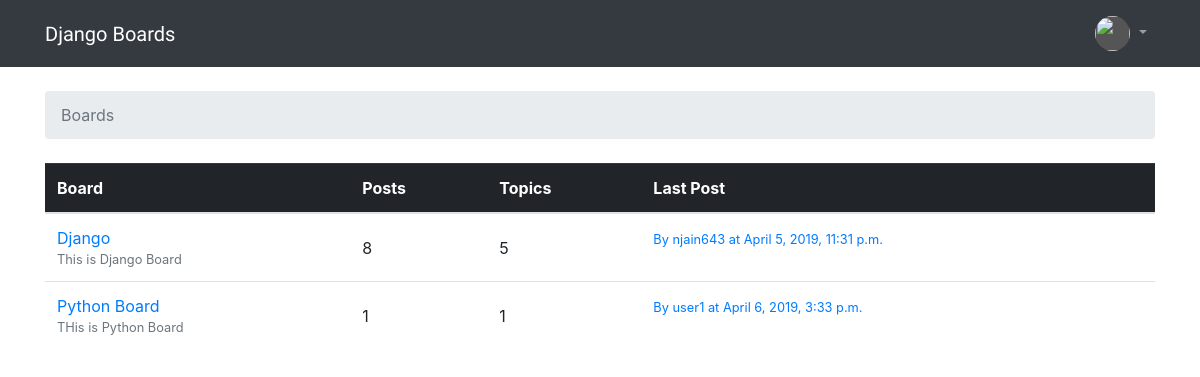
The page / (signed in) on the database its author committed.
### Board_app/models.py (models this page shows, shortened)
class Board(models.Model):
    name = models.CharField(max_length=30, unique=True)
    description = models.CharField(max_length=100)
    def get_post_count(self):
       return Post.objects.filter(topic__board=self).count()
    def get_last_post(self):
       return Post.objects.filter(topic__board=self).order_by('created_by').first()

class Post(models.Model):
   message = models.TextField(max_length=4000)
   topic = models.ForeignKey(Topic, on_delete=models.CASCADE, related_name='posts')
   created_at = models.DateTimeField(auto_now_add=True)
   updated_at = models.DateTimeField(null=True)
   created_by = models.ForeignKey(User, on_delete=models.CASCADE, related_name='posts')
   updated_by = models.ForeignKey(User, on_delete=models.CASCADE, null=True, related_name='+')

### Board_app/views.py (the view)
# urls.py: 2. Add a URL to urlpatterns:  path('', views.home, name='home')
def home(request):
    boards = Board.objects.all()
    return render(request, 'Board_app/home.html',{'boards':boards})

### templates/Board_app/home.html
{% extends 'Board_app/base.html' %}
{% block breadcrumb %}
<ol class="breadcrumb my-4">
    <li class="breadcrumb-item active">Boards</li>
</ol>
{% endblock %}
{% block content %}
    <table class="table">
        <thead class="table-dark">
            <tr>
                  <th>Board</th>
                  <th>Posts</th>
                  <th>Topics</th>
                  <th>Last Post</th>
            </tr>
        </thead>
        <tbody>
        {% for board in boards %}
          <tr>
            <td>
              <a href="{% url 'Board_app:topics' board.pk %}">{{ board.name }}</a><br>
              <small class="text-muted d-block">{{ board.description }}</small>
            </td>
            <td class="align-middle">{{board.get_post_count}}</td>
            <td class="align-middle">{{board.topics.count}}</td>
            <td>
                {% with post=board.get_last_post %}
                {% if post %}
                    <small>
                        <a href="{% url 'Board_app:topic_posts' board.pk post.topic.pk %}">
                            By {{ post.created_by.username }} at {{ post.created_at }}
                        </a>
                    </small>
                {% else %}
                    <small class="text-muted">
                      <em>No posts yet.</em>
                    </small>
                {% endif %}
                {% endwith %}
            </td>
          </tr>
        {% endfor %}
        </tbody>
    </table>
{% endblock %}

### rows shown on the page
Board: name "Django", description "This is Django Board", get_post_count "8", topics.count "5", get_last_post.created_by.username "njain643", get_last_post.created_at "April 5, 2019, 11:31 p.m."
Board: name "Python Board", description "THis is Python Board", get_post_count "1", topics.count "1", get_last_post.created_by.username "user1", get_last_post.created_at "April 6, 2019, 3:33 p.m."
